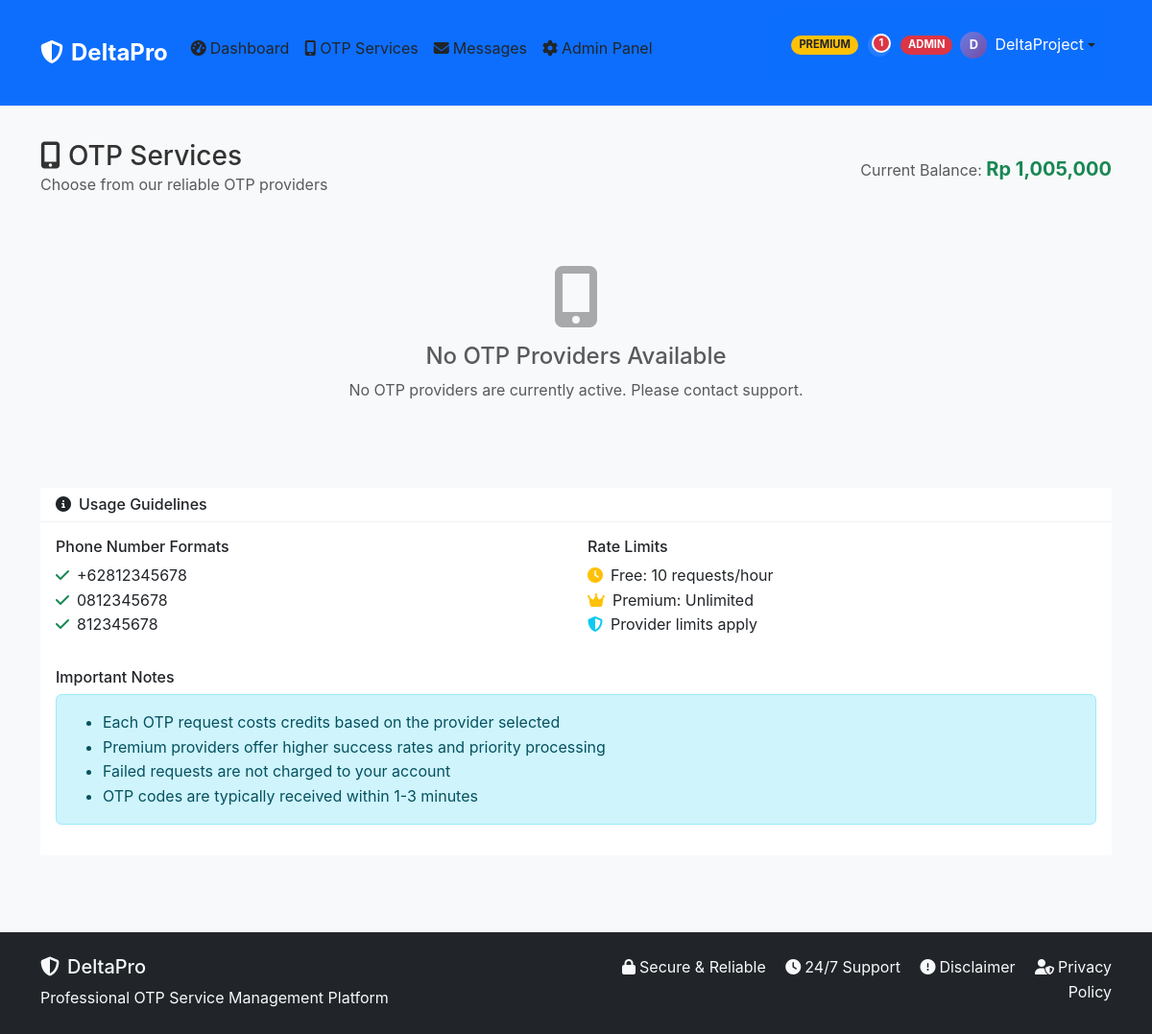
/otp-services (signed in), run on the app's committed database.
### models.py (models this page shows, shortened)
class User(db.Model):
    __tablename__ = 'users'
    id = db.Column(db.String(36), primary_key=True, default=lambda: str(uuid.uuid4()))
    username = db.Column(db.String(80), unique=True, nullable=False)
    email = db.Column(db.String(120), unique=True, nullable=False)
    password_hash = db.Column(db.String(256), nullable=False)
    api_key = db.Column(db.String(64), unique=True, nullable=True)
    api_key_enabled = db.Column(db.Boolean, default=True)
    api_key_expiry = db.Column(db.DateTime, nullable=True)
    balance = db.Column(db.Float, default=0.0)
    is_premium = db.Column(db.Boolean, default=False)
    subscription_expiry = db.Column(db.DateTime, nullable=True)
    device_id = db.Column(db.String(128))
    ip_address = db.Column(db.String(45))
    last_login = db.Column(db.DateTime)
    login_method = db.Column(db.String(20), default='password')
    facebook_id = db.Column(db.String(50))
    is_admin = db.Column(db.Boolean, default=False, nullable=False)
    is_active = db.Column(db.Boolean, default=True, nullable=False)
    created_at = db.Column(db.DateTime, default=datetime.utcnow)
    updated_at = db.Column(db.DateTime, default=datetime.utcnow, onupdate=datetime.utcnow)
    otp_requests = db.relationship('OTPRequest', back_populates='user', lazy=True)
    messages_sent = db.relationship('Message', foreign_keys='Message.sender_id', back_populates='sender', lazy=True)
    messages_received = db.relationship('Message', foreign_keys='Message.recipient_id', back_populates='recipient', lazy=True)
    payments = db.relationship('Payment', foreign_keys='Payment.user_id', back_populates='user', lazy=True)
    verified_payments = db.relationship('Payment', foreign_keys='Payment.verified_by', back_populates='verifier', lazy=True)
    audit_logs = db.relationship('AuditLog', back_populates='user', lazy=True)

### routes.py (the view)
@app.route('/otp-services')
@login_required
def otp_services():
    user = get_current_user()
    if user.is_premium:
        providers = OTPProvider.query.filter_by(is_active=True).all()
    else:
        providers = OTPProvider.query.filter_by(is_active=True, is_premium_only=False).all()
    return render_template('otp_services.html', user=user, providers=providers)

### auth.py (called while the page is built)
def get_current_user():
    user_id = session.get('user_id')
    if user_id:
        try:
            user = User.query.get(user_id)
            if user and user.is_active:
                return user
            else:
                session.clear()
                return None
        except Exception as e:
            print(f"Error getting current user: {e}")
            session.clear()
            return None
    return None

def login_required(f):
    @wraps(f)
    def decorated_function(*args, **kwargs):
        if not session.get('user_id'):
            return redirect(url_for('login'))
        user = get_current_user()
        if not user or not user.is_active:
            session.clear()
            return redirect(url_for('login'))
        return f(*args, **kwargs)
    return decorated_function

### routes.py (called while the page is built)
@app.context_processor
def inject_user():
    from datetime import datetime
    return dict(
        get_current_user=get_current_user,
        moment=datetime.utcnow(),
        now=datetime.utcnow()
    )

@app.before_request
def make_session_permanent():
    session.permanent = True

@app.before_request
def check_maintenance_mode():
    from models import SystemSettings
    if request.endpoint in ['login', 'logout', 'admin_panel', 'toggle_maintenance_mode', 'static']:
        return
    user = get_current_user()
    if user and user.is_admin:
        return
    maintenance_mode = SystemSettings.get_value('maintenance_mode', 'false')
    if maintenance_mode == 'true':
        return render_template('maintenance.html'), 503

### templates/otp_services.html (shortened to what this page needs)
{% extends "base.html" %}
{% block content %}
<div class="otp-services-header mb-4">
    <div class="row align-items-center">
        <div class="col-md-6">
            <h1 class="h3 mb-0">
                <i class="fas fa-mobile-alt me-2"></i>OTP Services
            </h1>
            <p class="text-muted mb-0">Choose from our reliable OTP providers</p>
        </div>
        <div class="col-md-6 text-md-end">
            <div class="balance-display">
                <span class="text-muted">Current Balance:</span>
                <span class="fw-bold text-success fs-5">Rp {{ "{:,.0f}".format(user.balance) }}</span>
            </div>
        </div>
    </div>
</div>
{% if not providers %}
<div class="empty-state text-center py-5">
    <i class="fas fa-mobile-alt text-muted mb-3" style="font-size: 4rem;"></i>
    <h4 class="text-muted">No OTP Providers Available</h4>
    <p class="text-muted">No OTP providers are currently active. Please contact support.</p>
</div>
{% endif %}
<div class="card mt-4">
    <div class="card-header">
        <h6 class="mb-0">
            <i class="fas fa-info-circle me-2"></i>Usage Guidelines
        </h6>
    </div>
    <div class="card-body">
        <div class="row">
            <div class="col-md-6">
                <h6>Phone Number Formats</h6>
                <ul class="list-unstyled">
                    <li><i class="fas fa-check text-success me-2"></i>+62812345678</li>
                    <li><i class="fas fa-check text-success me-2"></i>0812345678</li>
                    <li><i class="fas fa-check text-success me-2"></i>812345678</li>
                </ul>
            </div>
            <div class="col-md-6">
                <h6>Rate Limits</h6>
                <ul class="list-unstyled">
                    <li><i class="fas fa-clock text-warning me-2"></i>Free: 10 requests/hour</li>
                    <li><i class="fas fa-crown text-warning me-2"></i>Premium: Unlimited</li>
                    <li><i class="fas fa-shield-alt text-info me-2"></i>Provider limits apply</li>
                </ul>
            </div>
        </div>
        <div class="mt-3">
            <h6>Important Notes</h6>
            <div class="alert alert-info">
                <ul class="mb-0">
                    <li>Each OTP request costs credits based on the provider selected</li>
                    <li>Premium providers offer higher success rates and priority processing</li>
                    <li>Failed requests are not charged to your account</li>
                    <li>OTP codes are typically received within 1-3 minutes</li>
                </ul>
            </div>
        </div>
    </div>
</div>
{% endblock %}

### templates/base.html (shortened to what this page needs)
<!DOCTYPE html>
<html lang="en">
<head>
    <link href="https://cdn.jsdelivr.net/npm/bootstrap@5.3.0/dist/css/bootstrap.min.css" rel="stylesheet" />
    <link href="https://cdnjs.cloudflare.com/ajax/libs/font-awesome/6.4.0/css/all.min.css" rel="stylesheet" />
    <link href="{{ url_for('static', filename='css/style.css') }}" rel="stylesheet" />
</head>
<body>
    <nav class="navbar navbar-expand-lg navbar-dark bg-primary fixed-top">
        <div class="container">
            <a class="navbar-brand fw-bold" href="{{ url_for('index') }}">
                <i class="fas fa-shield-alt me-2"></i>DeltaPro
            </a>
            <div class="collapse navbar-collapse" id="navbarNav">
                <ul class="navbar-nav me-auto">
                    {% if session.user_id %}
                        <li class="nav-item">
                            <a class="nav-link" href="{{ url_for('dashboard') }}">
                                <i class="fas fa-tachometer-alt me-1"></i>Dashboard
                            </a>
                        </li>
                        <li class="nav-item">
                            <a class="nav-link" href="{{ url_for('otp_services') }}">
                                <i class="fas fa-mobile-alt me-1"></i>OTP Services
                            </a>
                        </li>
                        <li class="nav-item">
                            <a class="nav-link" href="{{ url_for('messages') }}">
                                <i class="fas fa-envelope me-1"></i>Messages
                            </a>
                        </li>
                        {% if session.is_admin %}
                        <li class="nav-item">
                            <a class="nav-link" href="{{ url_for('admin_panel') }}">
                                <i class="fas fa-cog me-1"></i>Admin Panel
                            </a>
                        </li>
                        {% endif %}
                    {% endif %}
                </ul>
                <ul class="navbar-nav ms-auto align-items-center">
                    {% if session.user_id %}
                        <li class="nav-item dropdown">
                            {% set current_user = get_current_user() %}
                            <a class="nav-link dropdown-toggle d-flex align-items-center" href="#" role="button" data-bs-toggle="dropdown" aria-expanded="false" style="padding: 0.5rem 0.75rem;">
                                <div class="d-flex align-items-center">
                                    {% if current_user and current_user.is_premium %}
                                        <span class="badge bg-warning text-dark me-2" style="font-size: 0.7rem;">PREMIUM</span>
                                    {% endif %}
                                    <div class="notification-bell d-flex align-items-center justify-content-center me-2" onclick="toggleNotifications()" style="width: 28px; height: 28px; border-radius: 50%; cursor: pointer; transition: all 0.3s ease; background: rgba(255,255,255,0.1);">
                                        <span id="notificationBadge" class="notification-badge" style="display: none;">0</span>
                                    </div>
                                    {% if current_user and current_user.is_admin %}
                                        <span class="badge bg-danger text-white me-2" style="font-size: 0.7rem;">ADMIN</span>
                                    {% endif %}
                                    <div class="user-avatar d-flex align-items-center justify-content-center me-2" style="width: 32px; height: 32px; background: linear-gradient(135deg, #667eea 0%, #764ba2 100%); border-radius: 50%; color: white; font-weight: bold;">
                                        {% if current_user and current_user.username %}{{ current_user.username[0].upper() }}{% else %}U{% endif %}
                                    </div>
                                    <span class="d-none d-md-inline text-white">{% if current_user and current_user.username %}{{ current_user.username }}{% else %}User{% endif %}</span>
                                </div>
                            </a>
                        </li>
                    {% else %}
                        <li class="nav-item">
                            <a class="nav-link btn btn-outline-light rounded-pill px-3" href="{{ url_for('login') }}">
                                <i class="fas fa-sign-in-alt me-1"></i>Login
                            </a>
                        </li>
                    {% endif %}
                </ul>
            </div>
        </div>
    </nav>
    <main class="main-content" style="padding-top: 70px;">
        <div class="container">
            {% block content %}{% endblock %}
        </div>
    </main>
    <footer class="bg-dark text-light py-4 mt-5">
        <div class="container">
            <div class="row">
                <div class="col-md-6">
                    <h5><i class="fas fa-shield-alt me-2"></i>DeltaPro</h5>
                    <p class="mb-0">Professional OTP Service Management Platform</p>
                </div>
                <div class="col-md-6 text-md-end">
                    <p class="mb-0">
                        <i class="fas fa-lock me-1"></i>Secure & Reliable
                        <i class="fas fa-clock me-1"></i>24/7 Support
                        <a href="{{ url_for('disclaimer') }}" class="text-light text-decoration-none">
                            <i class="fas fa-exclamation-circle me-1"></i>Disclaimer
                        </a>
                        <a href="{{ url_for('privacy') }}" class="text-light text-decoration-none">
                            <i class="fas fa-user-shield me-1"></i>Privacy Policy
                        </a>
                    </p>
                </div>
            </div>
        </div>
    </footer>
</body>
</html>

### static/css/style.css (style rules this page uses)
:root { --primary-color: #0d6efd; --secondary-color: #6c757d; --success-color: #198754; --danger-color: #dc3545; --warning-color: #ffc107; --info-color: #0dcaf0; --light-color: #f8f9fa; --dark-color: #212529; }
body { font-family: 'Inter', 'Segoe UI', Tahoma, Geneva, Verdana, sans-serif; background-color: #f8f9fa; color: #333; line-height: 1.6; }
.main-content { margin-top: 76px; min-height: calc(100vh - 76px); padding: 2rem 0; }
.navbar { box-shadow: var(--shadow-sm); backdrop-filter: blur(10px); }
.navbar-brand { font-weight: 700; font-size: 1.5rem; }
.navbar-nav .nav-link { color: var(--dark-color) !important; padding: 0.75rem 1rem; border-radius: 8px; margin-bottom: 0.5rem; transition: all 0.2s ease; }
.notification-bell { display: flex; align-items: center; justify-content: center; width: 40px; height: 40px; background: rgba(13, 110, 253, 0.1); border-radius: 50%; margin: 0.5rem auto; border: 2px solid var(--primary-color); }
.user-avatar { width: 28px !important; height: 28px !important; font-size: 0.8rem !important; }
.navbar-nav.ms-auto { margin-left: 0 !important; text-align: center; }
.nav-item.dropdown { width: 100%; }
.nav-link.dropdown-toggle { justify-content: center !important; width: 100%; padding: 1rem !important; border-radius: 8px; background: rgba(13, 110, 253, 0.05); border: 1px solid rgba(13, 110, 253, 0.1); margin-bottom: 1rem; }
.notification-badge { position: absolute; top: -5px; right: -5px; background: #dc3545; color: white; border-radius: 50%; width: 22px; height: 22px; font-size: 10px; font-weight: bold; display: flex; align-items: center; justify-content: center; animation: pulse 2s infinite; border: 2px solid white; }
.navbar .badge { font-size: 0.65rem; padding: 0.25rem 0.5rem; border-radius: 20px; }
.user-avatar { width: 32px; height: 32px; background: var(--gradient-primary); border-radius: 50%; display: flex; align-items: center; justify-content: center; color: white; font-weight: bold; margin-right: 0.5rem; }
.card { border: none; border-radius: var(--border-radius-lg); box-shadow: var(--shadow-sm); transition: all 0.3s ease; }
.card-header { border-bottom: 1px solid rgba(0, 0, 0, 0.05); background-color: transparent; font-weight: 600; }
.empty-state { padding: 3rem 1rem; }
.empty-state i { opacity: 0.5; }

### templates/base.html (style rules this page uses)
.notification-bell { position: relative; cursor: pointer; padding: 8px; border-radius: 50%; transition: all 0.3s ease; }
.notification-badge { position: absolute; top: 0; right: 0; background: #dc3545; color: white; border-radius: 50%; width: 20px; height: 20px; font-size: 11px; font-weight: bold; display: flex; align-items: center; justify-content: center; animation: pulse 2s infinite; }

### data on the page
User: username "D", username "DeltaProject", balance "1,005,000"
